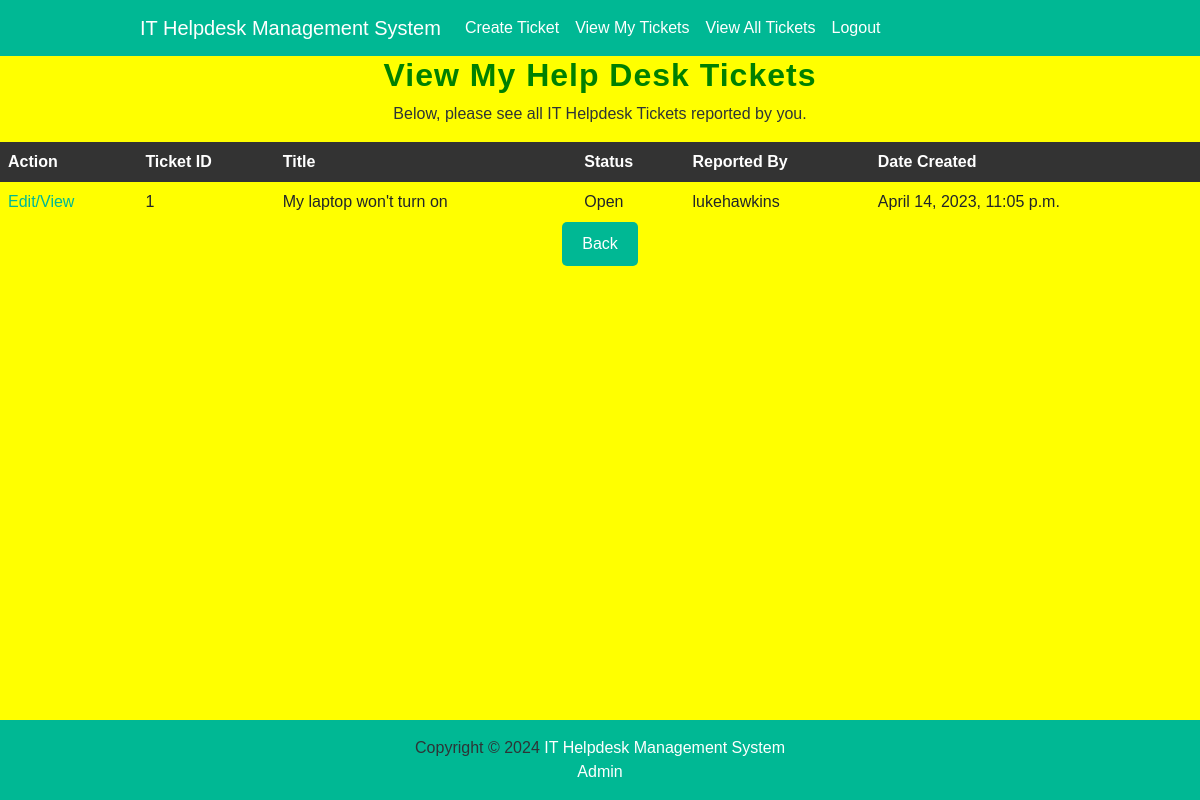
The app's page /view-my-tickets/ (signed in) with its own data.
### ITHelpDesk/models.py (models this page shows, shortened)
class Ticket(models.Model):
    status_options = [
        ('Open', 'Open'),
        ('Blocked', 'Blocked'),
        ('Closed', 'Closed'),
    ]
    helpdesk_ticket_id = models.AutoField(primary_key=True) #PK
    ticket_title = models.CharField(max_length=200)
    ticket_description = models.TextField()
    ticket_user = models.ForeignKey(User, on_delete=models.CASCADE) #FK relationship to the user model. This will mean that if a user is deleted, the tickets created by that user will also be deleted
    ticket_status = models.CharField(max_length=50, choices=status_options, default='Open')
    ticket_time_created_at = models.DateTimeField(auto_now_add=True)
    ticket_time_updated_at = models.DateTimeField(auto_now=True)

### ITHelpDesk/views.py (the view)
# urls.py: path("view-my-tickets/", views.view_user_tickets, name="view-my-tickets"),
@login_required #The user must be logged in for the view to be rendered.
def view_user_tickets(request):
    userTickets = Ticket.objects.filter(ticket_user=request.user)
    return render(request, 'ITHelpDesk/helpdesk_view_user_tickets.html', {'userTickets': userTickets})

### ITHelpDesk/templates/ITHelpDesk/helpdesk_view_user_tickets.html
{% extends 'ITHelpDesk/base.html' %}
{% block content %}
<h2>View My Help Desk Tickets</h2>
<p>Below, please see all IT Helpdesk Tickets reported by you.</p>
<table>
    <thead>
        <tr>
            <th>Action</th>
            <th>Ticket ID</th>
            <th>Title</th>
            <th>Status</th>
            <th>Reported By</th>
            <th>Date Created</th>
        </tr>
    </thead>
    <tbody>
        {% for ticket in userTickets %}
            <tr>
                <td><a href="{% url 'edit-ticket' ticket.helpdesk_ticket_id %}">Edit/View</a></td>
                <td>{{ ticket.helpdesk_ticket_id }}</td>
                <td>{{ ticket.ticket_title }}</td>
                <td>{{ ticket.ticket_status }}</td>
                <td>{{ ticket.ticket_user.username }}</td>
                <td>{{ ticket.ticket_time_created_at }}</td>
            </tr>
        {% endfor %}
    </tbody>
</table>
<button onclick=location.href="{% url 'home'%}">Back</button>
{% endblock %}

### ITHelpDesk/static/style.css (style rules this page uses)
body { background-color: yellow; font-family: "Source Sans Pro", sans-serif; text-align: center; }
h1, h2, h3 { color: green; font-weight: bold; letter-spacing: 1px; }
p { color: #2d3436; font-size: 16px; line-height: 1.5; }
a { color: #00b894; text-decoration: none; transition: color 0.2s ease-in-out; }
button, input[type="submit"] { background-color: #00b894; border: none; border-radius: 5px; color: #fff; cursor: pointer; font-size: 16px; padding: 10px 20px; transition: background-color 0.2s ease-in-out; }
button, input[type="button"] { background-color: #00b894; border: none; border-radius: 5px; color: #fff; cursor: pointer; font-size: 16px; padding: 10px 20px; transition: background-color 0.2s ease-in-out; }
table { border-collapse: collapse; width: 100%; }
th, td { text-align: left; padding: 8px; }
th { background-color: #333; color: #fff; }

### records on screen
Ticket: helpdesk_ticket_id "1", ticket_title "My laptop won't turn on", ticket_status "Open", ticket_user.username "lukehawkins", ticket_time_created_at "April 14, 2023, 11:05 p.m."
